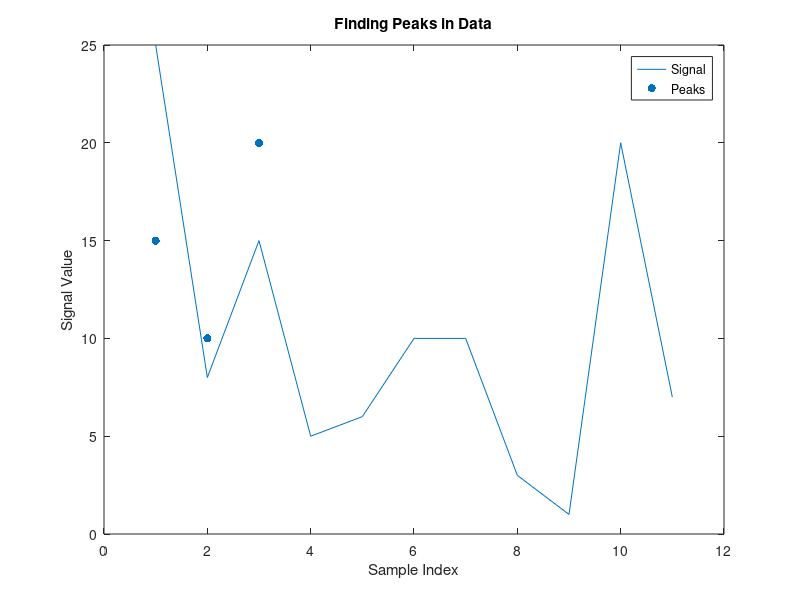

This figure's MATLAB source:
% Example data (you can replace this with your own)
data = [25, 8, 15, 5, 6, 10, 10, 3, 1, 20, 7];

% Find the local maxima (peaks)
pks = findpeaks(data);

% Display the peak values
disp("Peak values:");
disp(pks);

% Optionally, plot the signal and overlay the peak values
plot(data);
hold on;
scatter(find(pks), pks, 'ro', 'filled');
xlabel('Sample Index');
ylabel('Signal Value');
title('Finding Peaks in Data');
legend('Signal', 'Peaks');
hold off;
